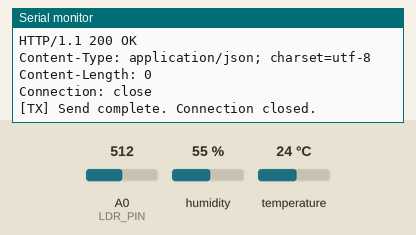
This sketch was run on a simulated Arduino Uno R4 WiFi. Shown: the last lines printed to the serial monitor. Inputs (shaded band) come from the test bench; at power-on: A0 (LDR_PIN) = 512, humidity 55 %, temperature 24 °C. WiFi joins after 1.5 s; servers stay silent unless stated; uploads are accepted with an empty reply.

Above: at 4.7 s.
4.8 s: A0 (LDR_PIN) set to 111
At 8.97 s:
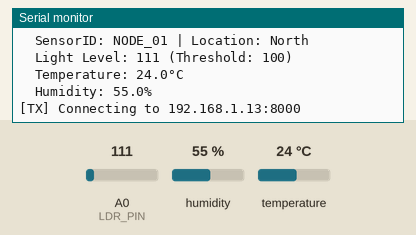
10.7 s: A0 (LDR_PIN) set to 89
At 14.6 s:
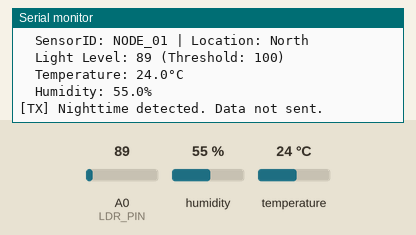
Timing chart, 0 to 16.1 s (numbered marks = the images above; inputs shaded):
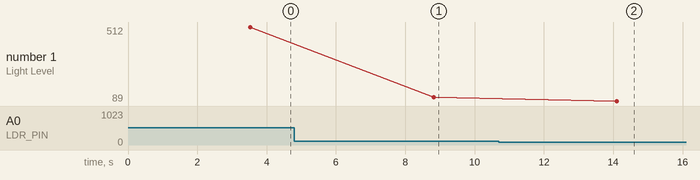

Measured:
- the behaviour switches between 100 and 99 on A0 (LDR_PIN) (found by bisection; images 1 and 2)
- after the input at 4.8 s, the serial monitor: prints a new line after 4.0 s (image 1)
- after the input at 10.7 s, the serial monitor: prints a new line after 3.4 s (image 2)
- plotted number 1: 512 → 111 after the input at 4.8 s, 111 → 89 after the input at 10.7 s

The sketch:

smart_farm.ino
```cpp
/*
  Smart Agriculture Sensor Node - Sensor Data Logger
  - Reads LDR (Light) and DHT11 (Temperature/Humidity)
  - Outputs all sensor data to Serial Monitor
  - FIXED: Always reads all sensors and reports data
  - FIXED: Adjusted LDR threshold for proper calibration
  - FIXED: Better DHT11 error handling

  NOTE: WiFi transmission will be added after sensor verification
*/

#include <DHT.h>
#include <WiFiS3.h>

//  -------------------------------
// Node identity (unique per node)
// IMPORTANT: Change these values for each Arduino node:
// - SENSOR_ID: unique identifier (e.g., "NODE_01", "NODE_02", etc.)
// - LOCATION_NAME: one of: "North", "South", "East", "West"
// This ensures data from each location is properly separated in the UI
// -------------------------------
const char SENSOR_ID[] = "NODE_01";
const char LOCATION_NAME[] = "North";

// -------------------------------
// WiFi / Server configuration
// -------------------------------
const char* ssid = "PLDTHOMEFIBRff238";
const char* password = "PLDTWIFIt2erm";
const char* serverAddress = "192.168.1.13";
const int serverPort = 8000;
const char* serverPath = "/sensor-data";

WiFiClient client;

// -------------------------------
// Pin configuration
// DHT11 Connect as:
//   VCC → 5V
//   GND → GND
//   DATA → GPIO4 (D2)
// LDR Connect as voltage divider:
//   5V → LDR → A0 → 10kΩ resistor → GND
// -------------------------------
const int LDR_PIN = A0;     // Analog pin for LDR (A0 on ESP8266)
const int DHT_PIN = 4;      // Digital pin for DHT11 data line (GPIO4/D2)
const int DHT_TYPE = DHT11;

// -------------------------------
// Threshold and timing - ADJUSTED FOR BETTER CALIBRATION
// -------------------------------
const int LDR_DAY_THRESHOLD = 100;             // LOWERED from 400 to match actual readings
const int LDR_MIN_READING = 10;                // Expected minimum (dark)
const int LDR_MAX_READING = 1023;              // ESP8266 ADC max (10-bit)
const unsigned long CHECK_INTERVAL_MS = 5000; // 5 seconds
const bool DEBUG_MODE = true;                  // Enable detailed sensor diagnostics

DHT dht(DHT_PIN, DHT_TYPE);
unsigned long lastDHTReadTime = 0;
const unsigned long DHT_READ_INTERVAL = 2000; // DHT11 needs 2 seconds between reads

void connectWiFi();
void sendSensorData(int lightRawValue, float temperatureC, float humidityPercent, bool isDayTime, const String& dhtStatus);

void setup() {
  Serial.begin(115200);
  delay(1000); // Wait for serial to stabilize

  Serial.println("\n\n=== Smart Agriculture Sensor Node - ESP8266 ===");
  Serial.print("SensorID: ");
  Serial.print(SENSOR_ID);
  Serial.print(" | Location: ");
  Serial.println(LOCATION_NAME);
  Serial.print("LDR Day Threshold: ");
  Serial.println(LDR_DAY_THRESHOLD);
  Serial.print("Debug Mode: ");
  Serial.println(DEBUG_MODE ? "ON" : "OFF");
  Serial.println("Initializing DHT11...");

  // Initialize DHT sensor
  dht.begin();
  delay(1000);

  Serial.println("Connecting to WiFi...");
  connectWiFi();

  Serial.println("DHT11 initialized.");
  Serial.println("\nSystem ready. Starting sensor readings...");
  Serial.println("============================================\n");
}

void loop() {
  if (WiFi.status() != WL_CONNECTED) {
    Serial.println("[WiFi] Connection lost. Reconnecting...");
    connectWiFi();
  }

  unsigned long currentTime = millis();

  // 1) Read light sensor (always)
  int lightRawValue = analogRead(LDR_PIN);

  // 2) Read DHT11 (respect minimum interval between reads)
  float temperatureC = -999;
  float humidityPercent = -999;
  String dhtStatus = "SKIPPED";

  if ((currentTime - lastDHTReadTime) >= DHT_READ_INTERVAL) {
    temperatureC = dht.readTemperature();
    humidityPercent = dht.readHumidity();
    lastDHTReadTime = currentTime;

    if (isnan(temperatureC) || isnan(humidityPercent)) {
      dhtStatus = "ERROR";
    } else {
      dhtStatus = "OK";
    }
  }

  // 3) Determine day/night status for transmission logic
  bool isDayTime = (lightRawValue >= LDR_DAY_THRESHOLD);
  String dayNightStatus = isDayTime ? "DAY" : "NIGHT";

  // 4) Always display sensor data (DEBUG_MODE ensures monitoring)
  Serial.print("=== READ ");
  Serial.print(dayNightStatus);
  Serial.print(" | Time: ");
  Serial.print(millis() / 1000);
  Serial.println("s ===");

  Serial.print("  SensorID: ");
  Serial.print(SENSOR_ID);
  Serial.print(" | Location: ");
  Serial.println(LOCATION_NAME);

  Serial.print("  Light Level: ");
  Serial.print(lightRawValue);
  Serial.print(" (Threshold: ");
  Serial.print(LDR_DAY_THRESHOLD);
  Serial.println(")");

  if (dhtStatus == "OK") {
    Serial.print("  Temperature: ");
    Serial.print(temperatureC, 1);
    Serial.println("°C");

    Serial.print("  Humidity: ");
    Serial.print(humidityPercent, 1);
    Serial.println("%");
  } else if (dhtStatus == "ERROR") {
    Serial.println("  [ERROR] DHT11 read failed - check wiring and pin");
  } else {
    Serial.println("  [INFO] Waiting for next DHT11 read window...");
  }
  Serial.println();

  // 5) Edge computing rule: only transmit crop data when daytime
  sendSensorData(lightRawValue, temperatureC, humidityPercent, isDayTime, dhtStatus);

  delay(CHECK_INTERVAL_MS);
}

void connectWiFi() {
  Serial.print("[WiFi] Connecting to: ");
  Serial.println(ssid);

  int status = WiFi.begin(ssid, password);
  int attempts = 0;

  while (status != WL_CONNECTED && attempts < 30) {
    delay(500);
    Serial.print(".");
    status = WiFi.status();
    attempts++;
  }
  Serial.println();

  if (status == WL_CONNECTED) {
    Serial.println("[WiFi] Connected!");
    Serial.print("[WiFi] IP: ");
    Serial.println(WiFi.localIP());
  } else {
    Serial.print("[WiFi] Failed. Status: ");
    Serial.println(status);
  }
}

void sendSensorData(int lightRawValue, float temperatureC, float humidityPercent, bool isDayTime, const String& dhtStatus) {
  if (!isDayTime) {
    Serial.println("[TX] Nighttime detected. Data not sent.");
    return;
  }

  if (dhtStatus != "OK") {
    Serial.println("[TX] Daytime, but DHT data is invalid. Data not sent.");
    return;
  }

  if (WiFi.status() != WL_CONNECTED) {
    Serial.println("[TX] Skipped send: WiFi not connected.");
    return;
  }

  String payload = "{";
  payload += "\"sensor_id\":\"" + String(SENSOR_ID) + "\",";
  payload += "\"location\":\"" + String(LOCATION_NAME) + "\",";
  payload += "\"light\":" + String(lightRawValue) + ",";
  payload += "\"temperature_c\":" + String(temperatureC, 1) + ",";
  payload += "\"humidity_percent\":" + String(humidityPercent, 1) + ",";
  payload += "\"day_night\":\"DAY\"";
  payload += "}";

  Serial.print("[TX] Connecting to ");
  Serial.print(serverAddress);
  Serial.print(":");
  Serial.println(serverPort);

  if (client.connect(serverAddress, serverPort)) {
    Serial.println("[TX] Connected. Sending daytime payload...");

    client.print("POST ");
    client.print(serverPath);
    client.println(" HTTP/1.1");
    client.print("Host: ");
    client.println(serverAddress);
    client.println("Content-Type: application/json");
    client.print("Content-Length: ");
    client.println(payload.length());
    client.println("Connection: close");
    client.println();
    client.println(payload);

    unsigned long startWait = millis();
    while (!client.available() && (millis() - startWait < 2000)) {
      delay(10);
    }

    while (client.available()) {
      String line = client.readStringUntil('\n');
      Serial.println(line);
    }

    client.stop();
    Serial.println("[TX] Send complete. Connection closed.");
  } else {
    Serial.println("[TX] Connection failed.");
  }
}
 
```
